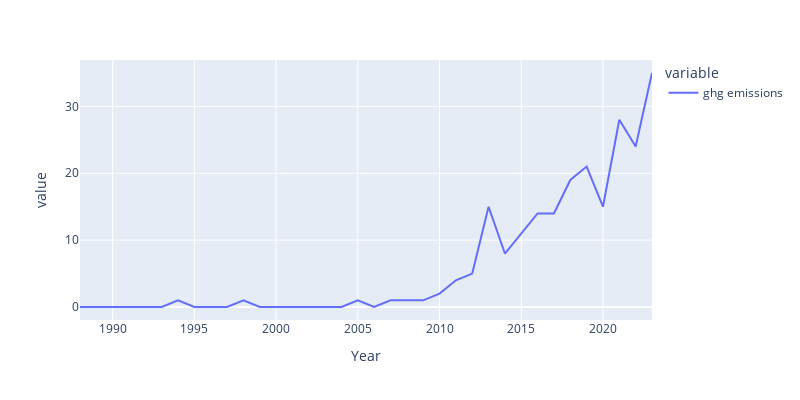

The cell this chart's notebook holds for it:
### Code cell
px.line(grouped_byY.sum().reset_index(), x='Year', y=['ghg emissions'], width=800, height=400)

### Figure 1 — Plotly figure (JSON) as saved in the notebook; plotly's stock layout.template omitted (floating-point values rounded to 4 significant figures)
{"data": [{"hovertemplate": "variable=ghg emissions<br>Year=%{x}<br>value=%{y}<extra></extra>", "legendgroup": "ghg emissions", "line": {"color": "#636efa", "dash": "solid"}, "marker": {"symbol": "circle"}, "mode": "lines", "name": "ghg emissions", "orientation": "h", "showlegend": true, "type": "scatter", "x": [1988, 1989, 1990, 1991, 1992, 1993, 1994, 1995, 1996, 1997, 1998, 1999, 2000, 2001, 2002, 2003, 2004, 2005, 2006, 2007, 2008, 2009, 2010, 2011, 2012, 2013, 2014, 2015, 2016, 2017, 2018, 2019, 2020, 2021, 2022, 2023], "xaxis": "x", "y": [0, 0, 0, 0, 0, 0, 1, 0, 0, 0, 1, 0, 0, 0, 0, 0, 0, 1, 0, 1, 1, 1, 2, 4, 5, 15, 8, 11, 14, 14, 19, 21, 15, 28, 24, 35], "yaxis": "y"}], "layout": {"height": 400, "legend": {"title": {"text": "variable"}, "tracegroupgap": 0}, "margin": {"t": 60}, "width": 800, "xaxis": {"anchor": "y", "domain": [0, 1], "title": {"text": "Year"}}, "yaxis": {"anchor": "x", "domain": [0, 1], "title": {"text": "value"}}}}
